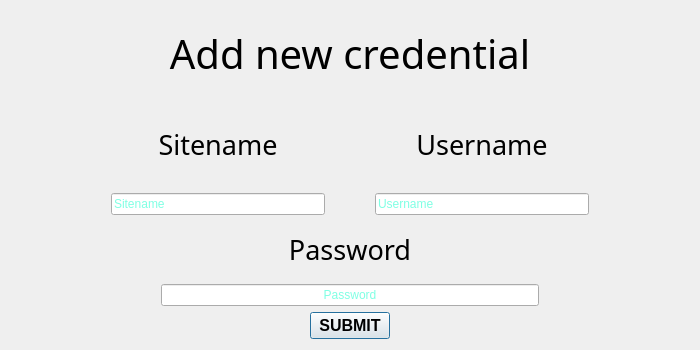
<?xml version="1.0" encoding="UTF-8"?>
<ui version="4.0">
 <class>addDialog</class>
 <widget class="QDialog" name="addDialog">
  <property name="geometry">
   <rect>
    <x>0</x>
    <y>0</y>
    <width>700</width>
    <height>350</height>
   </rect>
  </property>
  <property name="windowTitle">
   <string>Dialog</string>
  </property>
  <layout class="QVBoxLayout" name="verticalLayout">
   <item>
    <layout class="QHBoxLayout" name="horizontalLayout">
     <item>
      <widget class="QLabel" name="label">
       <property name="font">
        <font>
         <family>Rockwell</family>
         <pointsize>30</pointsize>
        </font>
       </property>
       <property name="text">
        <string>Add new credential</string>
       </property>
       <property name="alignment">
        <set>Qt::AlignmentFlag::AlignCenter</set>
       </property>
      </widget>
     </item>
    </layout>
   </item>
   <item>
    <layout class="QHBoxLayout" name="horizontalLayout_2" stretch="0,0">
     <property name="spacing">
      <number>50</number>
     </property>
     <property name="sizeConstraint">
      <enum>QLayout::SizeConstraint::SetMinimumSize</enum>
     </property>
     <property name="leftMargin">
      <number>100</number>
     </property>
     <property name="rightMargin">
      <number>100</number>
     </property>
     <item>
      <widget class="QLabel" name="label_2">
       <property name="font">
        <font>
         <family>Rockwell</family>
         <pointsize>20</pointsize>
        </font>
       </property>
       <property name="text">
        <string>Sitename</string>
       </property>
       <property name="alignment">
        <set>Qt::AlignmentFlag::AlignCenter</set>
       </property>
      </widget>
     </item>
     <item>
      <widget class="QLabel" name="label_3">
       <property name="font">
        <font>
         <family>Rockwell</family>
         <pointsize>20</pointsize>
        </font>
       </property>
       <property name="text">
        <string>Username</string>
       </property>
       <property name="alignment">
        <set>Qt::AlignmentFlag::AlignCenter</set>
       </property>
      </widget>
     </item>
    </layout>
   </item>
   <item>
    <layout class="QHBoxLayout" name="horizontalLayout_3" stretch="0,0">
     <property name="spacing">
      <number>50</number>
     </property>
     <property name="leftMargin">
      <number>100</number>
     </property>
     <property name="rightMargin">
      <number>100</number>
     </property>
     <item>
      <widget class="QLineEdit" name="siteEdit">
       <property name="styleSheet">
        <string notr="true">color:#00ffc8;</string>
       </property>
       <property name="placeholderText">
        <string>Sitename</string>
       </property>
      </widget>
     </item>
     <item>
      <widget class="QLineEdit" name="userEdit">
       <property name="styleSheet">
        <string notr="true">color:#00ffc8;</string>
       </property>
       <property name="placeholderText">
        <string>Username</string>
       </property>
      </widget>
     </item>
    </layout>
   </item>
   <item>
    <layout class="QVBoxLayout" name="verticalLayout_3" stretch="0,0">
     <property name="leftMargin">
      <number>150</number>
     </property>
     <property name="rightMargin">
      <number>150</number>
     </property>
     <item>
      <widget class="QLabel" name="label_4">
       <property name="font">
        <font>
         <family>Rockwell</family>
         <pointsize>20</pointsize>
        </font>
       </property>
       <property name="text">
        <string>Password</string>
       </property>
       <property name="alignment">
        <set>Qt::AlignmentFlag::AlignCenter</set>
       </property>
      </widget>
     </item>
     <item>
      <widget class="QLineEdit" name="passEdit">
       <property name="styleSheet">
        <string notr="true">color:#00ffc8;</string>
       </property>
       <property name="echoMode">
        <enum>QLineEdit::EchoMode::Password</enum>
       </property>
       <property name="alignment">
        <set>Qt::AlignmentFlag::AlignCenter</set>
       </property>
       <property name="placeholderText">
        <string>Password</string>
       </property>
      </widget>
     </item>
    </layout>
   </item>
   <item alignment="Qt::AlignmentFlag::AlignHCenter">
    <widget class="QPushButton" name="submitButton">
     <property name="font">
      <font>
       <pointsize>12</pointsize>
       <bold>true</bold>
      </font>
     </property>
     <property name="text">
      <string>SUBMIT</string>
     </property>
    </widget>
   </item>
  </layout>
 </widget>
 <resources/>
 <connections/>
</ui>
